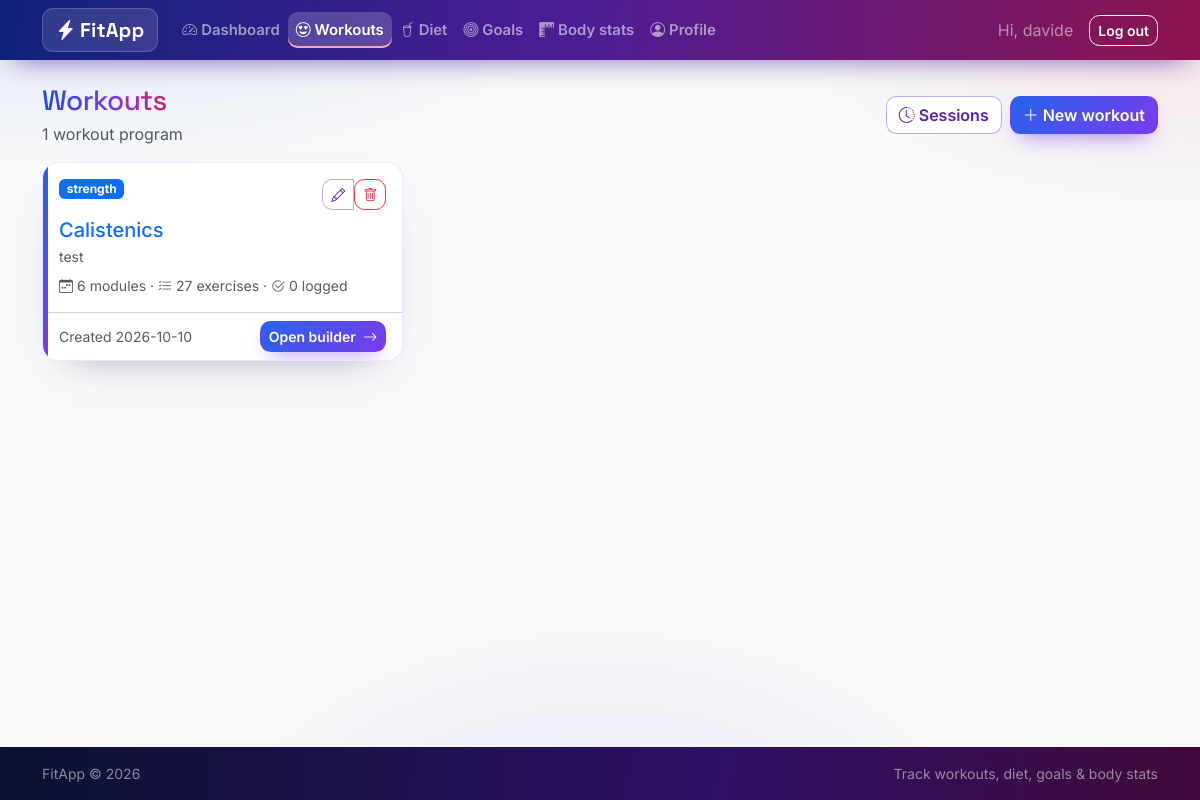
Page /workouts/ (signed in) on the committed database.
### tables this page shows
CREATE TABLE users (
    id            INTEGER PRIMARY KEY AUTOINCREMENT,
    username      TEXT UNIQUE NOT NULL,
    email         TEXT UNIQUE NOT NULL,
    password_hash TEXT NOT NULL,
    height_cm     REAL,
    birth_date    TEXT,
    sex           TEXT,
    created_at    TEXT NOT NULL DEFAULT (datetime('now'))
);

CREATE TABLE workouts (
    id           INTEGER PRIMARY KEY AUTOINCREMENT,
    user_id      INTEGER NOT NULL REFERENCES users (id) ON DELETE CASCADE,
    name         TEXT NOT NULL,
    workout_type TEXT NOT NULL CHECK (workout_type IN ('strength', 'cardio', 'hybrid')),
    notes        TEXT,
    created_at   TEXT NOT NULL DEFAULT (datetime('now'))
);

### fitapp/routes/workouts.py (the view)
@bp.route("/")
@login_required
def index():
    workouts = get_db().execute(
        """SELECT w.*,
                  (SELECT COUNT(*) FROM workout_days d WHERE d.workout_id = w.id) AS day_count,
                  (SELECT COUNT(*) FROM day_exercises e
                     JOIN workout_days d ON d.id = e.workout_day_id
                    WHERE d.workout_id = w.id) AS exercise_count,
                  (SELECT COUNT(*) FROM workout_sessions s
                     JOIN workout_days d ON d.id = s.workout_day_id
                    WHERE d.workout_id = w.id) AS session_count
           FROM workouts w
           WHERE w.user_id = ?
           ORDER BY w.created_at DESC, w.id DESC""",
        (g.user["id"],),
    ).fetchall()
    return render_template("workouts/list.html", workouts=workouts, types=WORKOUT_TYPES)

### fitapp/__init__.py (called while the page is built)
def create_app(config_overrides=None):
    app = Flask(__name__, instance_relative_config=True)
    Path(app.instance_path).mkdir(parents=True, exist_ok=True)
    app.config.from_mapping(
        SECRET_KEY=os.environ.get("FITAPP_SECRET_KEY", "dev-secret-change-me"),
        DATABASE=os.path.join(app.instance_path, "fitapp.db"),
    )
    if config_overrides:
        app.config.update(config_overrides)
    db.init_app(app)
    app.register_blueprint(auth_bp)
    app.register_blueprint(dashboard_bp)
    app.register_blueprint(profile_bp)
    app.register_blueprint(workouts_bp)
    app.register_blueprint(diets_bp)
    app.register_blueprint(goals_bp)
    app.register_blueprint(stats_bp)
    with app.app_context():
        db.init_db()
    @app.context_processor
    def inject_year():
        return {"now_year": dt.date.today().year}
    return app

### fitapp/auth.py (called while the page is built)
def load_current_user():
    user_id = session.get("user_id")
    if user_id is None:
        g.user = None
    else:
        g.user = get_db().execute(
            "SELECT * FROM users WHERE id = ?", (user_id,)
        ).fetchone()
    return g.user

def login_required(view):
    @wraps(view)
    def wrapped(*args, **kwargs):
        if load_current_user() is None:
            flash("Please log in to access this page.", "warning")
            return redirect(url_for("auth.login", next=request.path))
        return view(*args, **kwargs)
    return wrapped

@bp.before_app_request
def _load_user():
    load_current_user()

### fitapp/db.py (called while the page is built)
def get_db():
    if "db" not in g:
        g.db = sqlite3.connect(
            current_app.config["DATABASE"],
            detect_types=sqlite3.PARSE_DECLTYPES,
        )
        g.db.row_factory = sqlite3.Row
        g.db.execute("PRAGMA foreign_keys = ON")
    return g.db

### fitapp/templates/workouts/list.html (shortened to what this page needs)
{% extends "base.html" %}
{% block content %}
<div class="d-flex justify-content-between align-items-center mb-3">
  <div>
    <h1 class="h3 mb-1">Workouts</h1>
    <p class="text-muted mb-0">{{ workouts|length }} workout program{{ 's' if workouts|length != 1 }}</p>
  </div>
  <div class="d-flex gap-2">
    <a class="btn btn-outline-success" href="{{ url_for('workouts.sessions') }}">
      <i class="bi bi-clock-history me-1"></i>Sessions
    </a>
    <a class="btn btn-success" href="{{ url_for('workouts.new') }}">
      <i class="bi bi-plus-lg me-1"></i>New workout
    </a>
  </div>
</div>
<div class="row g-3">
  {% for w in workouts %}
  <div class="col-md-6 col-xl-4">
    <div class="card stat-card h-100">
      <div class="card-body">
        <div class="d-flex justify-content-between align-items-start mb-2">
          <span class="badge
            {% if w['workout_type'] == 'strength' %}text-bg-primary
            {% elif w['workout_type'] == 'cardio' %}text-bg-danger
            {% else %}text-bg-dark{% endif %}">
            {{ w['workout_type'] }}
          </span>
          <div class="btn-group">
            <a class="btn btn-sm btn-outline-success" href="{{ url_for('workouts.edit', workout_id=w['id']) }}">
              <i class="bi bi-pencil"></i>
            </a>
            <form class="d-inline" action="{{ url_for('workouts.delete', workout_id=w['id']) }}" method="post"
                  onsubmit="return confirm('Delete this workout and all its modules?');">
              <button class="btn btn-sm btn-outline-danger" type="submit"><i class="bi bi-trash"></i></button>
            </form>
          </div>
        </div>
        <h2 class="h5 mb-1">
          <a class="text-decoration-none" href="{{ url_for('workouts.detail', workout_id=w['id']) }}">{{ w['name'] }}</a>
        </h2>
        {% if w['notes'] %}<p class="small text-muted mb-2">{{ w['notes'] }}</p>{% endif %}
        <div class="small text-muted">
          <i class="bi bi-calendar-week me-1"></i>{{ w['day_count'] }} module{{ 's' if w['day_count'] != 1 }}
          &middot; <i class="bi bi-list-check me-1"></i>{{ w['exercise_count'] }} exercise{{ 's' if w['exercise_count'] != 1 }}
          &middot; <i class="bi bi-check2-circle me-1"></i>{{ w['session_count'] }} logged
        </div>
      </div>
      <div class="card-footer bg-white d-flex justify-content-between align-items-center">
        <small class="text-muted">Created {{ w['created_at'][:10] }}</small>
        <a class="btn btn-sm btn-success" href="{{ url_for('workouts.detail', workout_id=w['id']) }}">
          Open builder <i class="bi bi-arrow-right ms-1"></i>
        </a>
      </div>
    </div>
  </div>
  {% endfor %}
</div>
{% endblock %}

### fitapp/templates/base.html (shortened to what this page needs)
<!doctype html>
<html lang="en" data-bs-theme="light">
<head>
  <link href="https://cdn.jsdelivr.net/npm/bootstrap@5.3.3/dist/css/bootstrap.min.css" rel="stylesheet">
  <link href="https://cdn.jsdelivr.net/npm/bootstrap-icons@1.11.3/font/bootstrap-icons.min.css" rel="stylesheet">
  <link href="{{ url_for('static', filename='css/style.css') }}" rel="stylesheet">
</head>
<body class="d-flex flex-column min-vh-100 bg-light">
<nav class="navbar navbar-expand-lg navbar-dark navbar-fitapp sticky-top">
  <div class="container">
    <a class="navbar-brand fw-bold" href="{{ url_for('dashboard.index') }}">
      <i class="bi bi-lightning-charge-fill me-1"></i>FitApp
    </a>
    <div class="collapse navbar-collapse" id="mainNav">
      {% if g.user %}
      <ul class="navbar-nav me-auto">
        <li class="nav-item"><a class="nav-link {% if request.endpoint == 'dashboard.index' %}active{% endif %}"
           href="{{ url_for('dashboard.index') }}"><i class="bi bi-speedometer2 me-1"></i>Dashboard</a></li>
        <li class="nav-item"><a class="nav-link {% if request.endpoint and request.endpoint.startswith('workouts.') %}active{% endif %}"
           href="{{ url_for('workouts.index') }}"><i class="bi bi-emoji-heart-eyes me-1"></i>Workouts</a></li>
        <li class="nav-item"><a class="nav-link {% if request.endpoint and request.endpoint.startswith('diets.') %}active{% endif %}"
           href="{{ url_for('diets.index') }}"><i class="bi bi-cup-straw me-1"></i>Diet</a></li>
        <li class="nav-item"><a class="nav-link {% if request.endpoint and request.endpoint.startswith('goals.') %}active{% endif %}"
           href="{{ url_for('goals.index') }}"><i class="bi bi-bullseye me-1"></i>Goals</a></li>
        <li class="nav-item"><a class="nav-link {% if request.endpoint and request.endpoint.startswith('stats.') %}active{% endif %}"
           href="{{ url_for('stats.index') }}"><i class="bi bi-rulers me-1"></i>Body stats</a></li>
        <li class="nav-item"><a class="nav-link {% if request.endpoint and request.endpoint.startswith('profile.') %}active{% endif %}"
           href="{{ url_for('profile.index') }}"><i class="bi bi-person-circle me-1"></i>Profile</a></li>
      </ul>
      <div class="d-flex align-items-center">
        <span class="navbar-text me-3 text-white-50">Hi, {{ g.user['username'] }}</span>
        <form action="{{ url_for('auth.logout') }}" method="post" class="m-0">
          <button class="btn btn-outline-light btn-sm" type="submit">Log out</button>
        </form>
      </div>
      {% endif %}
    </div>
  </div>
</nav>
<main class="container py-4 flex-grow-1">
  {% block content %}{% endblock %}
</main>
<footer class="bg-dark text-white-50 py-3 mt-auto">
  <div class="container small d-flex justify-content-between">
    <span>FitApp &copy; {{ now_year if now_year else '2026' }}</span>
    <span>Track workouts, diet, goals &amp; body stats</span>
  </div>
</footer>
</body>
</html>

### fitapp/static/css/style.css (style rules this page uses)
:root { --fa-blue: #2563eb; --fa-blue-deep: #1d4ed8; --fa-violet: #7c3aed; --fa-violet-deep: #5b21b6; --fa-red: #ef4444; --fa-rose: #e11d48; --fa-ink: #0b1230; --grad-main: linear-gradient(135deg, #2563eb 0%, #7c3aed 55%, #e11d48 120%); --grad-btn: linear-gradient(135deg, #2563eb 0%, #7c3aed 100%); --grad-btn-hover: linear-gradient(135deg, #1d4ed8 0%, #6d28d9 100%); --grad-fire: linear-gradient(135deg, #7c3aed 0%, #e11d48 100%); --font-display: "Space Grotesk", "Inter", system-ui, sans-serif; --font-body: "Inter", system-ui, -apple-system, "Segoe UI", sans-serif; }
* { -webkit-tap-highlight-color: transparent; }
body { font-family: var(--font-body); background-color: #f3f5ff; background-image: radial-gradient(900px 420px at 8% -10%, rgba(37, 99, 235, .14), transparent 60%), radial-gradient(760px 380px at 100% 0%, rgba(225, 29, 72, .10), transparent 55%), radial-gradient(700px 500px at 50% 115%, rgba(124, 58, 237, .12), transparent 60%); background-attachment: fixed; }
main h1, .h3, .h4 { font-family: var(--font-display); letter-spacing: -.02em; }
main > h1, h1.h3 { background: linear-gradient(95deg, #1d4ed8 0%, #7c3aed 55%, #e11d48 110%); -webkit-background-clip: text; background-clip: text; color: transparent; display: inline-block; }
.navbar-fitapp { background-image: linear-gradient(95deg, #10227a 0%, #4c1d95 48%, #9f1239 115%); box-shadow: 0 10px 30px -14px rgba(76, 29, 149, .85); }
.navbar-fitapp .navbar-brand { font-family: var(--font-display); font-weight: 700; letter-spacing: .01em; background: rgba(255, 255, 255, .12); border: 1px solid rgba(255, 255, 255, .18); padding: .38rem .8rem; border-radius: .7rem; backdrop-filter: blur(6px); }
.navbar-fitapp .nav-link { font-weight: 600; font-size: .93rem; border-radius: .6rem; padding: .45rem .8rem; transition: background-color .2s ease, transform .2s ease; }
.navbar-fitapp .nav-link.active { background-color: rgba(255, 255, 255, .18); box-shadow: inset 0 -2px 0 #fda4af; }
.btn { font-weight: 600; border-radius: .65rem; transition: transform .15s ease, box-shadow .2s ease, filter .2s ease; }
.btn-success, .btn-success:hover, .btn-success:focus, .btn-success:active { color: #fff; border-color: transparent; background-color: transparent; background-image: var(--grad-btn); box-shadow: 0 10px 22px -10px rgba(124, 58, 237, .75); }
.btn-outline-success, .btn-outline-success:hover, .btn-outline-success:focus { color: var(--fa-violet-deep); border-color: rgba(124, 58, 237, .45); background-color: #fff; }
.card { border-radius: 1rem; border: 1px solid rgba(99, 102, 241, .14); box-shadow: 0 18px 40px -30px rgba(15, 23, 60, .55); transition: transform .2s ease, box-shadow .25s ease; }
.stat-card { overflow: hidden; position: relative; }
.stat-card::before { content: ""; position: absolute; inset: 0 auto 0 0; width: 5px; background: var(--grad-btn); }
footer { background: linear-gradient(95deg, #0b1230 0%, #2e1065 60%, #4c0519 130%) !important; color: rgba(255, 255, 255, .55) !important; }

### rows in the picture
users: user.username "davide"
workouts: workout_type "strength", name "Calistenics", notes "test", day_count "6", day_count "s", exercise_count "27", exercise_count "s", session_count "0", created_at "2026-10-10"

### other values in the picture
{{ workouts|length }} "1"
